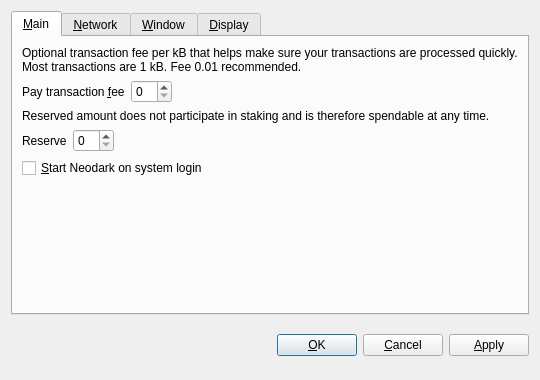
<?xml version="1.0" encoding="UTF-8"?>
<ui version="4.0">
 <class>OptionsDialog</class>
 <widget class="QDialog" name="OptionsDialog">
  <property name="geometry">
   <rect>
    <x>0</x>
    <y>0</y>
    <width>540</width>
    <height>380</height>
   </rect>
  </property>
  <property name="windowTitle">
   <string>Options</string>
  </property>
  <property name="modal">
   <bool>true</bool>
  </property>
  <layout class="QVBoxLayout" name="verticalLayout">
   <item>
    <widget class="QTabWidget" name="tabWidget">
     <property name="tabPosition">
      <enum>QTabWidget::North</enum>
     </property>
     <property name="currentIndex">
      <number>0</number>
     </property>
     <widget class="QWidget" name="tabMain">
      <attribute name="title">
       <string>&amp;Main</string>
      </attribute>
      <layout class="QVBoxLayout" name="verticalLayout_Main">
       <item>
        <widget class="QLabel" name="transactionFeeInfoLabel">
         <property name="text">
          <string>Optional transaction fee per kB that helps make sure your transactions are processed quickly. Most transactions are 1 kB. Fee 0.01 recommended.</string>
         </property>
         <property name="textFormat">
          <enum>Qt::PlainText</enum>
         </property>
         <property name="wordWrap">
          <bool>true</bool>
         </property>
        </widget>
       </item>
       <item>
        <layout class="QHBoxLayout" name="horizontalLayoutFee">
         <item>
          <widget class="QLabel" name="transactionFeeLabel">
           <property name="text">
            <string>Pay transaction &amp;fee</string>
           </property>
           <property name="textFormat">
            <enum>Qt::PlainText</enum>
           </property>
           <property name="buddy">
            <cstring>transactionFee</cstring>
           </property>
          </widget>
         </item>
         <item>
          <widget class="BitcoinAmountField" name="transactionFee"/>
         </item>
         <item>
          <spacer name="horizontalSpacerFee">
           <property name="orientation">
            <enum>Qt::Horizontal</enum>
           </property>
           <property name="sizeHint" stdset="0">
            <size>
             <width>40</width>
             <height>20</height>
            </size>
           </property>
          </spacer>
         </item>
        </layout>
       </item>
       <item>
        <widget class="QLabel" name="reserveBalanceInfoLabel">
         <property name="text">
          <string>Reserved amount does not participate in staking and is therefore spendable at any time.</string>
         </property>
         <property name="textFormat">
          <enum>Qt::PlainText</enum>
         </property>
         <property name="wordWrap">
          <bool>true</bool>
         </property>
        </widget>
       </item>
       <item>
        <layout class="QHBoxLayout" name="horizontalLayoutReserveBalance">
         <item>
          <widget class="QLabel" name="reserveBalanceLabel">
           <property name="text">
            <string>Reserve</string>
           </property>
           <property name="textFormat">
            <enum>Qt::PlainText</enum>
           </property>
           <property name="buddy">
            <cstring>reserveBalance</cstring>
           </property>
          </widget>
         </item>
         <item>
          <widget class="BitcoinAmountField" name="reserveBalance"/>
         </item>
         <item>
          <spacer name="horizontalSpacerReserveBalance">
           <property name="orientation">
            <enum>Qt::Horizontal</enum>
           </property>
           <property name="sizeHint" stdset="0">
            <size>
             <width>40</width>
             <height>20</height>
            </size>
           </property>
          </spacer>
         </item>
        </layout>
       </item>
       <item>
        <widget class="QCheckBox" name="bitcoinAtStartup">
         <property name="toolTip">
          <string>Automatically start Neodark after logging in to the system.</string>
         </property>
         <property name="text">
          <string>&amp;Start Neodark on system login</string>
         </property>
        </widget>
       </item>
       <item>
        <spacer name="verticalSpacer_Main">
         <property name="orientation">
          <enum>Qt::Vertical</enum>
         </property>
         <property name="sizeHint" stdset="0">
          <size>
           <width>20</width>
           <height>40</height>
          </size>
         </property>
        </spacer>
       </item>
      </layout>
     </widget>
     <widget class="QWidget" name="tabNetwork">
      <attribute name="title">
       <string>&amp;Network</string>
      </attribute>
      <layout class="QVBoxLayout" name="verticalLayout_Network">
       <item>
        <widget class="QCheckBox" name="mapPortUpnp">
         <property name="toolTip">
          <string>Automatically open the Neodark client port on the router. This only works when your router supports UPnP and it is enabled.</string>
         </property>
         <property name="text">
          <string>Map port using &amp;UPnP</string>
         </property>
        </widget>
       </item>
       <item>
        <widget class="QCheckBox" name="connectSocks">
         <property name="toolTip">
          <string>Connect to the Neodark network through a SOCKS5 proxy (e.g. when connecting through Tor).</string>
         </property>
         <property name="text">
          <string>&amp;Connect through SOCKS5 proxy:</string>
         </property>
        </widget>
       </item>
       <item>
        <layout class="QHBoxLayout" name="horizontalLayout_Network">
         <item>
          <widget class="QLabel" name="proxyIpLabel">
           <property name="text">
            <string>Proxy &amp;IP:</string>
           </property>
           <property name="textFormat">
            <enum>Qt::PlainText</enum>
           </property>
           <property name="buddy">
            <cstring>proxyIp</cstring>
           </property>
          </widget>
         </item>
         <item>
          <widget class="QValidatedLineEdit" name="proxyIp">
           <property name="maximumSize">
            <size>
             <width>140</width>
             <height>16777215</height>
            </size>
           </property>
           <property name="toolTip">
            <string>IP address of the proxy (e.g. 127.0.0.1)</string>
           </property>
          </widget>
         </item>
         <item>
          <widget class="QLabel" name="proxyPortLabel">
           <property name="text">
            <string>&amp;Port:</string>
           </property>
           <property name="textFormat">
            <enum>Qt::PlainText</enum>
           </property>
           <property name="buddy">
            <cstring>proxyPort</cstring>
           </property>
          </widget>
         </item>
         <item>
          <widget class="QLineEdit" name="proxyPort">
           <property name="maximumSize">
            <size>
             <width>55</width>
             <height>16777215</height>
            </size>
           </property>
           <property name="toolTip">
            <string>Port of the proxy (e.g. 9050)</string>
           </property>
          </widget>
         </item>
         <item>
          <spacer name="horizontalSpacer_Network">
           <property name="orientation">
            <enum>Qt::Horizontal</enum>
           </property>
           <property name="sizeHint" stdset="0">
            <size>
             <width>40</width>
             <height>20</height>
            </size>
           </property>
          </spacer>
         </item>
        </layout>
       </item>
       <item>
        <spacer name="verticalSpacer_Network">
         <property name="orientation">
          <enum>Qt::Vertical</enum>
         </property>
         <property name="sizeHint" stdset="0">
          <size>
           <width>20</width>
           <height>40</height>
          </size>
         </property>
        </spacer>
       </item>
      </layout>
     </widget>
     <widget class="QWidget" name="tabWindow">
      <attribute name="title">
       <string>&amp;Window</string>
      </attribute>
      <layout class="QVBoxLayout" name="verticalLayout_Window">
       <item>
        <widget class="QCheckBox" name="minimizeToTray">
         <property name="toolTip">
          <string>Show only a tray icon after minimizing the window.</string>
         </property>
         <property name="text">
          <string>&amp;Minimize to the tray instead of the taskbar</string>
         </property>
        </widget>
       </item>
       <item>
        <widget class="QCheckBox" name="minimizeOnClose">
         <property name="toolTip">
          <string>Minimize instead of exit the application when the window is closed. When this option is enabled, the application will be closed only after selecting Quit in the menu.</string>
         </property>
         <property name="text">
          <string>M&amp;inimize on close</string>
         </property>
        </widget>
       </item>
       <item>
        <spacer name="verticalSpacer_Window">
         <property name="orientation">
          <enum>Qt::Vertical</enum>
         </property>
         <property name="sizeHint" stdset="0">
          <size>
           <width>20</width>
           <height>40</height>
          </size>
         </property>
        </spacer>
       </item>
      </layout>
     </widget>
     <widget class="QWidget" name="tabDisplay">
      <attribute name="title">
       <string>&amp;Display</string>
      </attribute>
      <layout class="QVBoxLayout" name="verticalLayout_Display">
       <item>
        <layout class="QHBoxLayout" name="horizontalLayout_1_Display">
         <item>
          <widget class="QLabel" name="langLabel">
           <property name="text">
            <string>User Interface &amp;language:</string>
           </property>
           <property name="textFormat">
            <enum>Qt::PlainText</enum>
           </property>
           <property name="buddy">
            <cstring>lang</cstring>
           </property>
          </widget>
         </item>
         <item>
          <widget class="QValueComboBox" name="lang">
           <property name="toolTip">
            <string>The user interface language can be set here. This setting will take effect after restarting Neodark.</string>
           </property>
          </widget>
         </item>
        </layout>
       </item>
       <item>
        <layout class="QHBoxLayout" name="horizontalLayout_2_Display">
         <item>
          <widget class="QLabel" name="unitLabel">
           <property name="text">
            <string>&amp;Unit to show amounts in:</string>
           </property>
           <property name="textFormat">
            <enum>Qt::PlainText</enum>
           </property>
           <property name="buddy">
            <cstring>unit</cstring>
           </property>
          </widget>
         </item>
         <item>
          <widget class="QValueComboBox" name="unit">
           <property name="toolTip">
            <string>Choose the default subdivision unit to show in the interface and when sending coins.</string>
           </property>
          </widget>
         </item>
        </layout>
       </item>
       <item>
        <widget class="QCheckBox" name="coinControlFeatures">
         <property name="toolTip">
          <string>Whether to show coin control features or not.</string>
         </property>
         <property name="text">
          <string>Display coin &amp;control features (experts only!)</string>
         </property>
        </widget>
       </item>
       <item>
        <widget class="QCheckBox" name="useBlackTheme">
         <property name="text">
          <string>Use black visual theme (requires restart)</string>
         </property>
        </widget>
       </item>
       <item>
        <spacer name="verticalSpacer_Display">
         <property name="orientation">
          <enum>Qt::Vertical</enum>
         </property>
         <property name="sizeHint" stdset="0">
          <size>
           <width>20</width>
           <height>40</height>
          </size>
         </property>
        </spacer>
       </item>
      </layout>
     </widget>
    </widget>
   </item>
   <item>
    <layout class="QHBoxLayout" name="horizontalLayout_Buttons">
     <item>
      <spacer name="horizontalSpacer_1">
       <property name="orientation">
        <enum>Qt::Horizontal</enum>
       </property>
       <property name="sizeHint" stdset="0">
        <size>
         <width>40</width>
         <height>48</height>
        </size>
       </property>
      </spacer>
     </item>
     <item>
      <widget class="QLabel" name="statusLabel">
       <property name="font">
        <font>
         <weight>75</weight>
         <bold>true</bold>
        </font>
       </property>
       <property name="text">
        <string/>
       </property>
       <property name="textFormat">
        <enum>Qt::PlainText</enum>
       </property>
       <property name="wordWrap">
        <bool>true</bool>
       </property>
      </widget>
     </item>
     <item>
      <spacer name="horizontalSpacer_2">
       <property name="orientation">
        <enum>Qt::Horizontal</enum>
       </property>
       <property name="sizeHint" stdset="0">
        <size>
         <width>40</width>
         <height>48</height>
        </size>
       </property>
      </spacer>
     </item>
     <item>
      <widget class="QPushButton" name="okButton">
       <property name="text">
        <string>&amp;OK</string>
       </property>
      </widget>
     </item>
     <item>
      <widget class="QPushButton" name="cancelButton">
       <property name="text">
        <string>&amp;Cancel</string>
       </property>
       <property name="autoDefault">
        <bool>false</bool>
       </property>
      </widget>
     </item>
     <item>
      <widget class="QPushButton" name="applyButton">
       <property name="text">
        <string>&amp;Apply</string>
       </property>
       <property name="autoDefault">
        <bool>false</bool>
       </property>
      </widget>
     </item>
    </layout>
   </item>
  </layout>
 </widget>
 <customwidgets>
  <customwidget>
   <class>BitcoinAmountField</class>
   <extends>QSpinBox</extends>
   <header>bitcoinamountfield.h</header>
  </customwidget>
  <customwidget>
   <class>QValueComboBox</class>
   <extends>QComboBox</extends>
   <header>qvaluecombobox.h</header>
  </customwidget>
  <customwidget>
   <class>QValidatedLineEdit</class>
   <extends>QLineEdit</extends>
   <header>qvalidatedlineedit.h</header>
  </customwidget>
 </customwidgets>
 <resources/>
 <connections/>
</ui>
